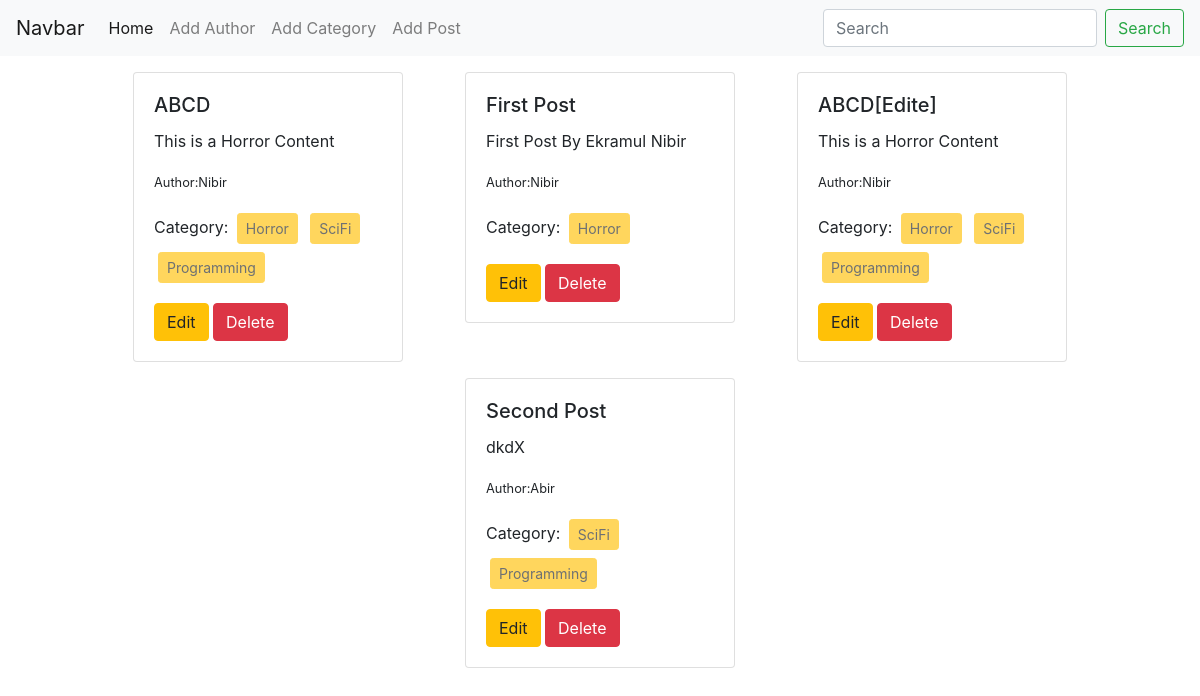
The page / on the database its author committed.
### posts/models.py (models this page shows)
class Post(models.Model):
    title = models.CharField(max_length=50)
    content = models.TextField()
    category = models.ManyToManyField(Category)
    author = models.ForeignKey(Author,on_delete = models.CASCADE)
    def __str__(self) -> str:
        return self.title

### authors/models.py (models this page shows, shortened)
class Author(models.Model):
    name = models.CharField(max_length=250)
    bio = models.TextField()
    phone_no = models.CharField(max_length=12)

### categories/models.py (models this page shows, shortened)
class Category(models.Model):
    name = models.CharField(max_length=255)

### blog_project/views.py (the view)
# urls.py: 2. Add a URL to urlpatterns:  path('', views.home, name='home')
def home(request):
    data = Post.objects.all()
    print(data)
    return render(request, 'home.html', {'data':data})

### templates/home.html
{% extends "base.html" %}
{% block content %}
<div class="d-flex flex-wrap justify-content-center">
    {% for post in data %}
      <div class="col-sm-3 pt-3 mx-3">
        <div class="card">
          <div class="card-body">
            <h5 class="card-title">{{post.title}}</h5>
            <p class="card-text">{{post.content}}</p>
            <p><small>Author:{{post.author.name}}</small></p>
            <p>Category:
              {% for category in post.category.all%}
                <button class="btn btn-sm btn-warning m-1" disabled>
                  {{category.name}}
                </button>
              {% endfor %}
            </p>
            <a href="{% url 'edit_post' post.id%}" class="btn btn-warning">Edit</a>
            <a href="{% url 'delete_post' post.id%}" class="btn btn-danger">Delete</a>
          </div>
        </div>
      </div>
    {% endfor %}
</div>
{% endblock content %}

### templates/base.html (shortened to what this page needs)
<!DOCTYPE html>
<html lang="en">
<head>
    <link rel="stylesheet" href="https://cdn.jsdelivr.net/npm/bootstrap@4.4.1/dist/css/bootstrap.min.css">
</head>
<body>
    <nav class="navbar navbar-expand-lg navbar-light bg-light">
        <a class="navbar-brand" href="#">Navbar</a>
        <div class="collapse navbar-collapse" id="navbarSupportedContent">
          <ul class="navbar-nav mr-auto">
            <li class="nav-item active">
              <a class="nav-link" href="{% url 'homepage'%}">Home <span class="sr-only">(current)</span></a>
            </li>
            <li class="nav-item">
              <a class="nav-link" href="{% url 'add_author'%}">Add Author</a>
            </li>
            <li class="nav-item">
              <a class="nav-link" href="{% url 'add_category'%}">Add Category</a>
            </li>
            <li class="nav-item">
              <a class="nav-link" href="{% url 'add_post'%}">Add Post</a>
            </li>
          </ul>
          <form class="form-inline my-2 my-lg-0">
            <input class="form-control mr-sm-2" type="search" placeholder="Search" aria-label="Search">
            <button class="btn btn-outline-success my-2 my-sm-0" type="submit">Search</button>
          </form>
        </div>
    </nav>
    {% block content %}{% endblock content %}
</body>
</html>

### rows shown on the page
Post: title "ABCD", content "This is a Horror Content", author.name "Nibir"
Category: name "Horror"
Category: name "SciFi"
Category: name "Programming"
Post: title "First Post", content "First Post By Ekramul Nibir", author.name "Nibir"
Post: title "ABCD[Edite]", content "This is a Horror Content", author.name "Nibir"
Post: title "Second Post", content "dkdX", author.name "Abir"
